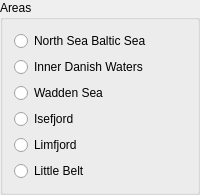
              <widget class="QGroupBox" name="groupBox_12">
               <property name="title">
                <string>Areas</string>
               </property>
               <layout class="QVBoxLayout" name="verticalLayout_46">
                <item>
                 <widget class="QRadioButton" name="north_sea_baltic_sea">
                  <property name="text">
                   <string>North Sea Baltic Sea </string>
                  </property>
                 </widget>
                </item>
                <item>
                 <widget class="QRadioButton" name="inner_danish_waters">
                  <property name="text">
                   <string>Inner Danish Waters </string>
                  </property>
                 </widget>
                </item>
                <item>
                 <widget class="QRadioButton" name="wadden_sea">
                  <property name="text">
                   <string>Wadden Sea </string>
                  </property>
                 </widget>
                </item>
                <item>
                 <widget class="QRadioButton" name="isefjord">
                  <property name="text">
                   <string>Isefjord </string>
                  </property>
                 </widget>
                </item>
                <item>
                 <widget class="QRadioButton" name="limfjord">
                  <property name="text">
                   <string>Limfjord </string>
                  </property>
                 </widget>
                </item>
                <item>
                 <widget class="QRadioButton" name="little_belt">
                  <property name="text">
                   <string>Little Belt </string>
                  </property>
                 </widget>
                </item>
               </layout>
              </widget>
